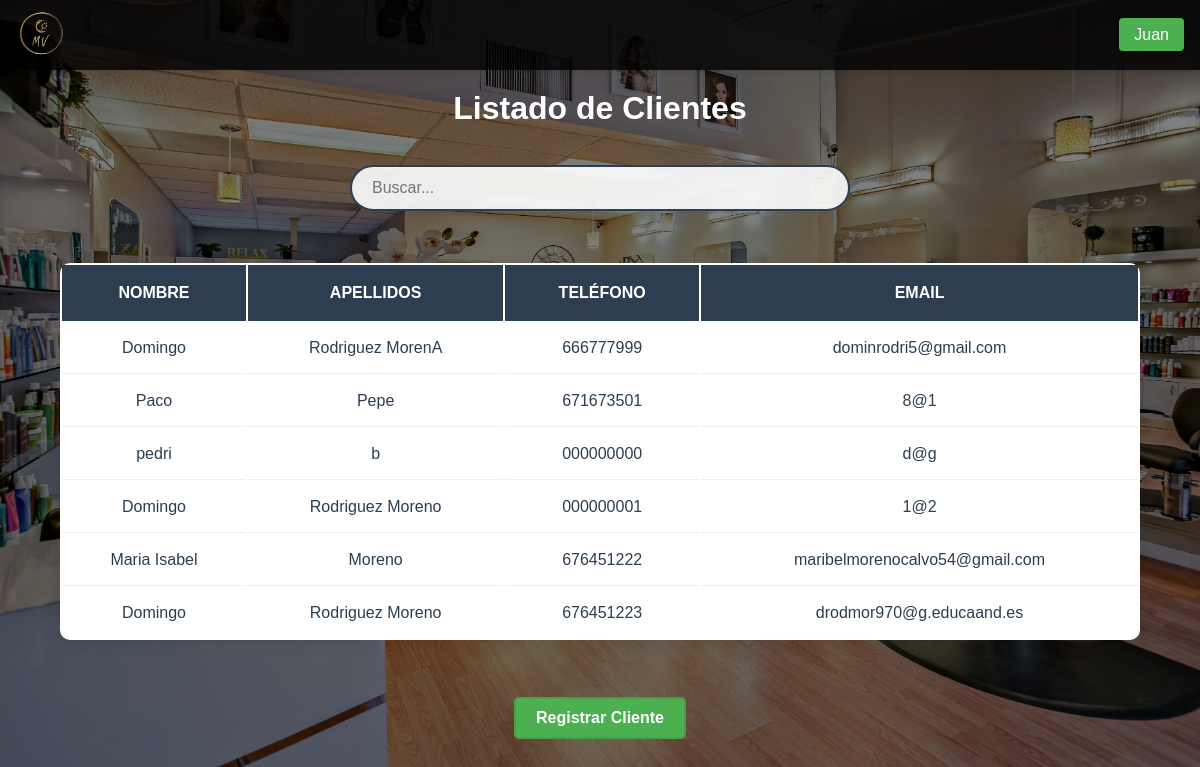
/paginas/clientes.php (signed in), run on the app's committed database.
### tables this page shows
CREATE TABLE `clientes` (
  `id_cliente` int NOT NULL AUTO_INCREMENT,
  `email` varchar(100) DEFAULT NULL,
  `telefono` varchar(15) DEFAULT NULL,
  `nombre` varchar(100) NOT NULL,
  `apellidos` varchar(100) NOT NULL,
  `contraseña` varchar(255) NOT NULL,
  PRIMARY KEY (`id_cliente`),
  UNIQUE KEY `email` (`email`),
  UNIQUE KEY `telefono` (`telefono`)
);

### funcionalidades/verificar_admin.php (called while the page is built, shortened)
<?php
function esAdministrador($conn) {
    try {
        $stmt = $conn->prepare("SELECT es_admin FROM empleados WHERE dni = :dni AND activo = 1");
        $stmt->execute([':dni' => $_SESSION['dni']]);
        return ($stmt->fetch(PDO::FETCH_COLUMN) == 1);
    } catch (PDOException $e) {
        error_log("Error verificando admin: " . $e->getMessage());
        return false;
    }
}

### paginas/clientes.php (the view, shortened to what this page needs)
<!DOCTYPE html>
<html lang="es">
<head>
    <link rel="stylesheet" href="/TFGPeluqueria/css/styles.css">
</head>
<body>
    <?php
        require_once $_SERVER['DOCUMENT_ROOT'] . '/TFGPeluqueria/funcionalidades/conexion.php';
        require_once $_SERVER['DOCUMENT_ROOT'] . '/TFGPeluqueria/funcionalidades/verificar_admin.php';
        include $_SERVER['DOCUMENT_ROOT'] . '/TFGPeluqueria/plantillas/navbar.php';
        $esAdmin = esAdministrador($conn);
        $clientes = [];
        try {
            $sql = "SELECT c.id_cliente, c.nombre, c.apellidos, c.telefono, c.email
                    FROM clientes c";
            $stmt = $conn->query($sql);
            $clientes = $stmt->fetchAll(PDO::FETCH_ASSOC);
        } catch (PDOException $e) {
            error_log("Error al obtener clientes: " . $e->getMessage());
        }
    ?>
    <div class="contenedor-principal">
        <h1>Listado de Clientes</h1>
        <br>
        <div class="contenedor-busqueda">
                <input type="text" id="buscador-general" class="buscador-general input-busqueda"  placeholder="Buscar..." data-tabla=".tabla-scroll .tabla-citas">
        </div>
        <div class="tabla-scroll">
            <table class="tabla-citas">
                <thead>
                    <tr>
                        <th>Nombre</th>
                        <th>Apellidos</th>
                        <th>Teléfono</th>
                        <th>Email</th>
                    </tr>
                </thead>
                <tbody>
                    <?php foreach ($clientes as $cliente): ?>
                        <tr <?= $esAdmin ? 'onclick="window.location=\'editar_cliente.php?id_cliente=' . htmlspecialchars($cliente['id_cliente']) . '\'"' : '' ?>>
                            <td><?= htmlspecialchars($cliente['nombre']) ?></td>
                            <td><?= htmlspecialchars($cliente['apellidos']) ?></td>
                            <td><?= htmlspecialchars($cliente['telefono']) ?></td>
                            <td><?= htmlspecialchars($cliente['email']) ?></td>
                        </tr>
                    <?php endforeach; ?>
                </tbody>
            </table>
        </div>
        <div class="contenedor-botones">
            <?php if ($esAdmin): ?>
                <a href="registro_cliente.php" class="boton-alta">Registrar Cliente</a>
            <?php endif; ?>
        </div>
    </div>
</body>
</html>

### css/styles.css (style rules this page uses)
* { margin: 0; padding: 0; box-sizing: border-box; font-family: 'Arial', sans-serif; }
:root { --color-primario: #2c3e50; --color-secundario: #e67e22; --fondo-beige: #FFF8DC; --tabla-dorado: #20d4da; --color-desplegables: rgba(25, 121, 230, 0.459); }
html, body { background-color: #000; color: white; }
body { min-height: 100vh; position: relative; margin: 0; padding: 0; }
body::before { content: ""; position: absolute; top: 0; left: 0; width: 100%; height: 100%; background: linear-gradient(rgba(0, 0, 0, 0.5), rgba(0, 0, 0, 0.5)), url('/TFGPeluqueria/imagenes/Fondo.webp') center/cover; background-attachment: scroll; }
.contenedor-principal, .registros-container { padding-top: 90px; position: relative; color: white; min-height: 100vh; display: flex; flex-direction: column; justify-content: flex-start; align-items: center; text-align: center; }
.tabla-citas { width: 90%; margin: 2rem auto; background: white; border-radius: 10px; box-shadow: 0 2px 15px rgba(0, 0, 0, 0.1); overflow: hidden; overflow-x: auto; }
.tabla-citas th { background-color: var(--color-primario); color: white; padding: 1.2rem; text-align: center; font-weight: 600; text-transform: uppercase; }
.tabla-citas td { padding: 1rem; border-bottom: 1px solid #eeeeee; color: var(--color-primario); }
.tabla-citas tr:last-child td { border-bottom: none; }
.tabla-scroll { width: 100%; overflow-x: auto; }
.contenedor-busqueda { margin: 20px 0; width: 90%; max-width: 500px; }
.input-busqueda { width: 100%; padding: 12px 20px; border: 2px solid var(--color-primario); border-radius: 25px; font-size: 16px; background: rgba(255, 255, 255, 0.9); transition: all 0.3s ease; }
.boton-alta { background-color: #4CAF50; border: 2px solid #45a049; }
.contenedor-botones { display: flex; gap: 10px; margin: 15px 0; }
.boton-alta, .boton-baja { display: inline-block; padding: 10px 20px; border-radius: 5px; text-decoration: none; color: white; font-weight: bold; transition: background-color 0.3s ease; margin: 10px 5px; }

### data on the page
clientes: nombre "Domingo", apellidos "Rodriguez MorenA", telefono "666777999", email "dominrodri5@gmail.com"
clientes: nombre "Paco", apellidos "Pepe", telefono "671673501", email "8@1"
clientes: nombre "pedri", apellidos "b", telefono "000000000", email "d@g"
clientes: nombre "Domingo", apellidos "Rodriguez Moreno", telefono "000000001", email "1@2"
clientes: nombre "Maria Isabel", apellidos "Moreno", telefono "676451222", email "maribelmorenocalvo54@gmail.com"
clientes: nombre "Domingo", apellidos "Rodriguez Moreno", telefono "676451223", email "drodmor970@g.educaand.es"

### other printed values
$_SESSION['nombre'] "Juan"
